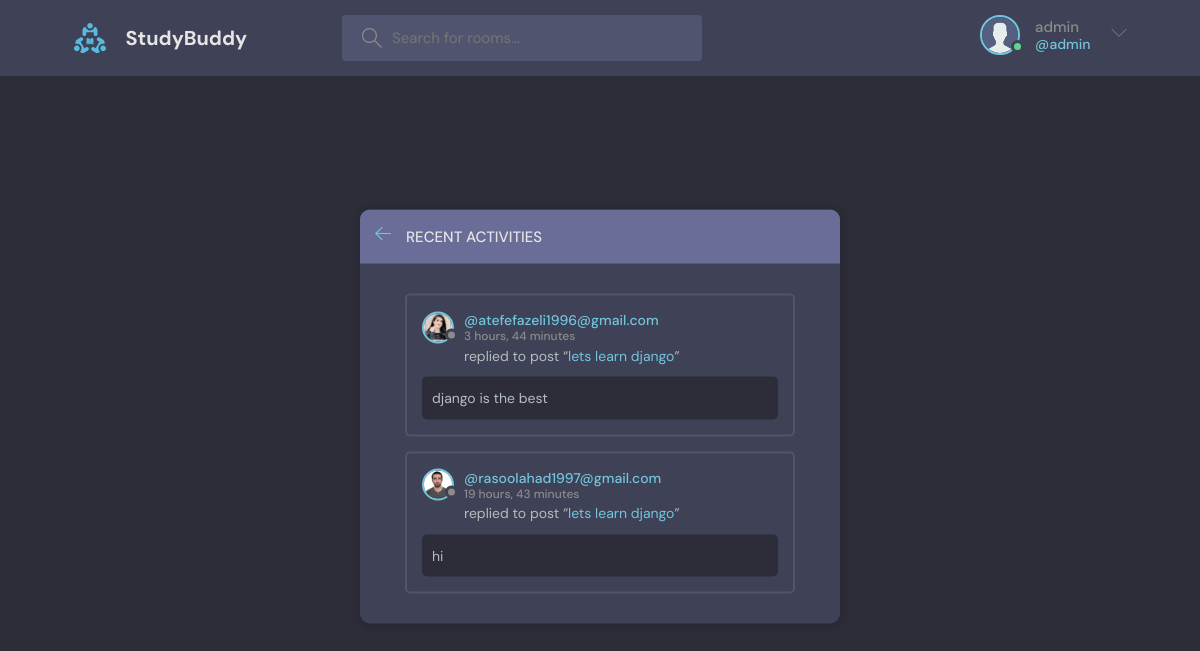
/activity/ (signed in), run on the app's committed database.
### base/models.py (models this page shows)
class User(AbstractUser):
    name = models.CharField( max_length=200, null=True)
    email = models.EmailField(unique=True, null=True)
    bio = models.TextField(null=True)
    avatar = models.ImageField(null= True, default="avatar.svg")
    USERNAME_FIELD = 'email'
    REQUIRED_FIELDS = []

class Message(models.Model):
    user = models.ForeignKey(User, verbose_name=_("user"), on_delete=models.CASCADE)
    room = models.ForeignKey("base.Room", verbose_name=_("room"), on_delete=models.CASCADE)
    body = models.TextField(_("body"))
    updated = models.DateTimeField(_("update"), auto_now=True)
    created = models.DateTimeField(_("create"), auto_now_add=True)
    class Meta:
        ordering = ["-updated","-created"]
    def __str__(self):
        return self.body[:50]

class Room(models.Model):
    host = models.ForeignKey(User, verbose_name=_("host"), on_delete=models.SET_NULL, null=True)
    topic = models.ForeignKey("base.Topic", verbose_name=_("topic"), on_delete=models.SET_NULL, null=True)
    name = models.CharField(_("name"), max_length=200)
    description = models.TextField(_("description"), null=True, blank=True)
    participant = models.ManyToManyField(User, related_name="participant" , verbose_name=_("participants"))
    updated = models.DateTimeField(_("update"), auto_now=True)
    created = models.DateTimeField(_("create"), auto_now_add=True)
    def __str__(self):
        return self.name
    class Meta:
        db_table = 'Room'
        verbose_name = 'room'
        verbose_name_plural = 'rooms'
        ordering = ["-updated","-created"]

### base/views.py (the view)
# urls.py: path("activity/", views.activityPage, name = "activity" ),
def activityPage(request):
    activities = Message.objects.all()
    context ={"activities":activities}
    return render(request, "base/activity.html", context)

### base/templates/base/activity.html (shortened to what this page needs)
{% extends "main.html" %}
{% block content %}
    <main class="layout">
      <div class="container">
        <div class="layout__box">
          <div class="layout__boxHeader">
            <div class="layout__boxTitle">
              <a href="{% url 'home' %}">
                <svg version="1.1" xmlns="http://www.w3.org/2000/svg" width="32" height="32" viewBox="0 0 32 32">
                  <title>arrow-left</title>
                  <path
                    d="M13.723 2.286l-13.723 13.714 13.719 13.714 1.616-1.611-10.96-10.96h27.625v-2.286h-27.625l10.965-10.965-1.616-1.607z"
                  ></path>
                </svg>
              </a>
              <h3>Recent Activities</h3>
            </div>
          </div>
          <div class="activities-page layout__body">
            {% for activity in activities  %}
  <div class="activities__box">
    <div class="activities__boxHeader roomListRoom__header">
      <a href="{% url 'user-profile' activity.user.id %}" class="roomListRoom__author">
        <div class="avatar avatar--small">
          <img src="{{activity.user.avatar.url}}" />
        </div>
        <p>
          @{{activity.user}}
          <span>{{activity.created|timesince}}</span>
        </p>
      </a>
    </div>
    <div class="activities__boxContent">
      <p>replied to post “<a href="{% url 'room' activity.room.id %}">{{activity.room}}</a>”</p>
      <div class="activities__boxRoomContent">
       {{activity}}
      </div>
    </div>
  </div>
  {% endfor %}
          </div>
        </div>
      </div>
    </main>
{% endblock content %}

### templates/navbar.html (shortened to what this page needs)
{% load static %}
<header class="header header--loggedIn">
    <div class="container">
      <a href="{% url 'home' %}" class="header__logo">
        <img src="{% static 'images/logo.svg' %}" />
        <h1>StudyBuddy</h1>
      </a>
      <form class="header__search" method="GET" action="{% url 'home' %}">
        <label>
          <input placeholder="Search for rooms..." name="q" />
        </label>
      </form>
      <nav class="header__menu">
        {% if request.user.is_authenticated %}
        <div class="header__user">
          <a href="{% url 'user-profile' request.user.id %}">
            <div class="avatar avatar--medium active">
              <img src="{{ request.user.avatar.url }}" />
            </div>
            <p>{{ request.user.username }} <span>@{{request.user.username}}</span></p>
          </a>
          <button class="dropdown-button">
            <svg version="1.1" xmlns="http://www.w3.org/2000/svg" width="32" height="32" viewBox="0 0 32 32">
              <title>chevron-down</title>
              <path d="M16 21l-13-13h-3l16 16 16-16h-3l-13 13z"></path>
            </svg>
          </button>
        </div>
        {% else %}
        <a href="{% url 'login' %}">
          <img src="{% static 'images/avatar.svg' %}" />
          <p>Login</p>
        </a>
        {% endif %}
      </nav>
    </div>
  </header>

### static/styles/style.css (style rules this page uses)
:root { --color-main: #71c6dd; --color-main-light: #e1f6fb; --color-dark: #3f4156; --color-dark-medium: #51546e; --color-dark-light: #696d97; --color-light: #e5e5e5; --color-gray: #8b8b8b; --color-light-gray: #b2bdbd; --color-bg: #2d2d39; --color-success: #5dd693; --color-error: #fc4b0b; }
* { font-family: "DM Sans", -apple-system, BlinkMacSystemFont, "Segoe UI", Roboto, Oxygen, Ubuntu, Cantarell, "Open Sans", "Helvetica Neue", sans-serif; margin: 0; padding: 0; box-sizing: border-box; text-rendering: optimizeLegibility; font-size: inherit; }
html { font-size: 56.25%; }
@media only screen and (min-width: 1200px) { html { font-size: 62.5%; } }
body { line-height: 1.6; font-weight: 400; font-size: 1.5rem; color: var(--color-light-gray); background-color: var(--color-bg); min-height: 100vh; }
img { width: 100%; }
a { display: inline-block; color: var(--color-main); text-decoration: none; }
.container { max-width: 120rem; width: 90%; margin: auto; }
.avatar { position: relative; display: inline-block; border-radius: 50%; border: 2px solid var(--color-main); }
.avatar img { display: block; border-radius: 50%; object-fit: cover; object-position: center; }
.avatar::after { content: ""; display: block; position: absolute; background-color: var(--color-gray); z-index: 111; border-radius: 50%; border: 0.3rem solid var(--color-dark); }
.avatar.active::after { background-color: var(--color-success); }
.avatar.avatar--small img { width: 2.8rem; height: 2.8rem; }
.avatar.avatar--small:after { width: 0.7rem; height: 0.7rem; bottom: 0px; right: -6px; }
.avatar.avatar--medium img { width: 3.6rem; height: 3.6rem; border-radius: 50%; }
.avatar.avatar--medium:after { width: 0.7rem; height: 0.7rem; bottom: 0px; right: -6px; }
.header { padding: 1.5rem; background-color: var(--color-dark); }
.header > .container { display: flex; gap: 9.5rem; }
.header__logo, .header__user { display: flex; gap: 2rem; align-items: center; }
.header__logo > img { height: 3.2rem; width: 3.2rem; }
.header__logo > h1 { font-weight: 700; font-size: 2rem; color: var(--color-light); }
.header__search > label { background-color: var(--color-dark-medium); padding: 1.3rem 1rem; display: flex; align-items: center; gap: 1rem; border-radius: 4px; }
.header__search svg { fill: var(--color-gray); width: 2rem; height: 2rem; margin-left: 1rem; }
.header__search input { width: 30rem; background: transparent; border: none; outline: none; color: var(--color-light); }
.header__menu { margin-left: auto; position: relative; }
.header__menu a { display: flex; gap: 1.5rem; align-items: center; font-weight: 500; text-decoration: none; color: var(--color-gray); }
.header__menu img { height: 3.6rem; }
.header__menu p { line-height: 1.2; }
.header__menu span { color: var(--color-main); font-weight: 500; font-size: 1.4rem; display: block; }
.header__menu svg { width: 1.6rem; height: 1.6rem; fill: var(--color-dark-light); }
.dropdown-button { background: transparent; border: 0; outline: 0; cursor: pointer; }
.layout { margin-top: 2.4rem; }
.layout > .container { display: flex; justify-content: space-between; align-items: flex-start; }
.layout__box { width: 90%; max-width: 48rem; min-height: 40rem; position: absolute; top: 50%; left: 50%; transform: translate(-50%, -46%); background-color: var(--color-dark); border-radius: 1rem; box-shadow: 1px 1px 6px 3px rgba(0, 0, 0, 0.1); overflow: hidden; }
.layout__boxHeader { display: flex; padding: 1.5rem; background-color: var(--color-dark-light); }
.layout__boxTitle { display: flex; gap: 1.5rem; align-items: center; }
.layout__boxTitle h3 { text-transform: uppercase; font-weight: 500; color: var(--color-light); }
.layout__boxTitle svg { width: 1.6rem; height: 1.6rem; fill: var(--color-main); }
.layout__body { margin: 3rem; }
.roomListRoom__header { display: flex; justify-content: space-between; align-items: center; }
.roomListRoom__author { font-weight: 500; display: flex; align-items: center; gap: 1rem; }
.activities__box { margin: 1.5rem; padding: 1.5rem; border: 2px solid var(--color-dark-medium); border-radius: 5px; }
.activities__boxHeader p { font-size: 1.4rem; line-height: 1.3; }
.activities__boxHeader p span { color: var(--color-gray); font-size: 1.2rem; display: block; }
.activities__boxContent { margin-left: 4.2rem; }
.activities__boxContent { font-size: 1.4rem; }
.activities__boxRoomContent { background: var(--color-bg); padding: 1rem; border-radius: 5px; margin-top: 1rem; margin-left: -4.2rem; }

### data on the page
User: user.avatar (placeholder picture), user.username "admin"
Message: user.avatar (picture), user "atefefazeli1996@gmail.com", created "3 hours, 44 minutes", room "lets learn django", body "django is the best"
Message: user.avatar (picture), user "rasoolahad1997@gmail.com", created "19 hours, 43 minutes", room "lets learn django", body "hi"
